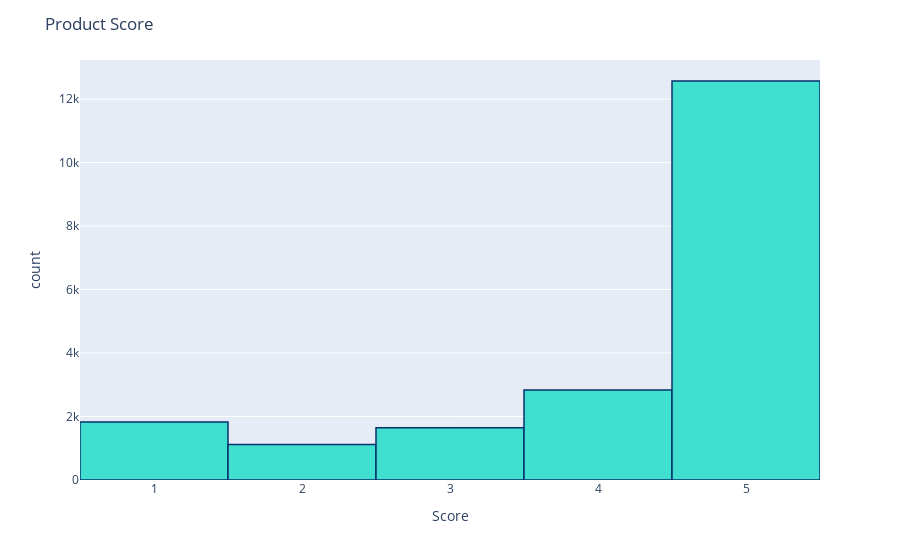

Notebook code cell kept with this figure:
### Markdown cell above
### Exploratory Data Analysis:

### Code cell
# Product Scores
fig = px.histogram(df, x="Score")
fig.update_traces(marker_color="turquoise",marker_line_color='rgb(8,48,107)',
                  marker_line_width=1.5)
fig.update_layout(title_text='Product Score')
fig.show()

### Figure 1 — Plotly figure (JSON) as saved in the notebook; plotly's stock layout.template omitted (floating-point values rounded to 4 significant figures; data arrays with more than 128 entries replaced by an {"elided": "..."} marker saying what was removed)
{"data": [{"alignmentgroup": "True", "bingroup": "x", "hovertemplate": "Score=%{x}<br>count=%{y}<extra></extra>", "legendgroup": "", "marker": {"color": "turquoise", "line": {"color": "rgb(8,48,107)", "width": 1.5}, "pattern": {"shape": ""}}, "name": "", "offsetgroup": "", "orientation": "v", "showlegend": false, "type": "histogram", "x": {"elided": "20000 int values"}, "xaxis": "x", "yaxis": "y"}], "layout": {"barmode": "relative", "legend": {"tracegroupgap": 0}, "margin": {"t": 60}, "title": {"text": "Product Score"}, "xaxis": {"anchor": "y", "domain": [0, 1], "title": {"text": "Score"}}, "yaxis": {"anchor": "x", "domain": [0, 1], "title": {"text": "count"}}}}
